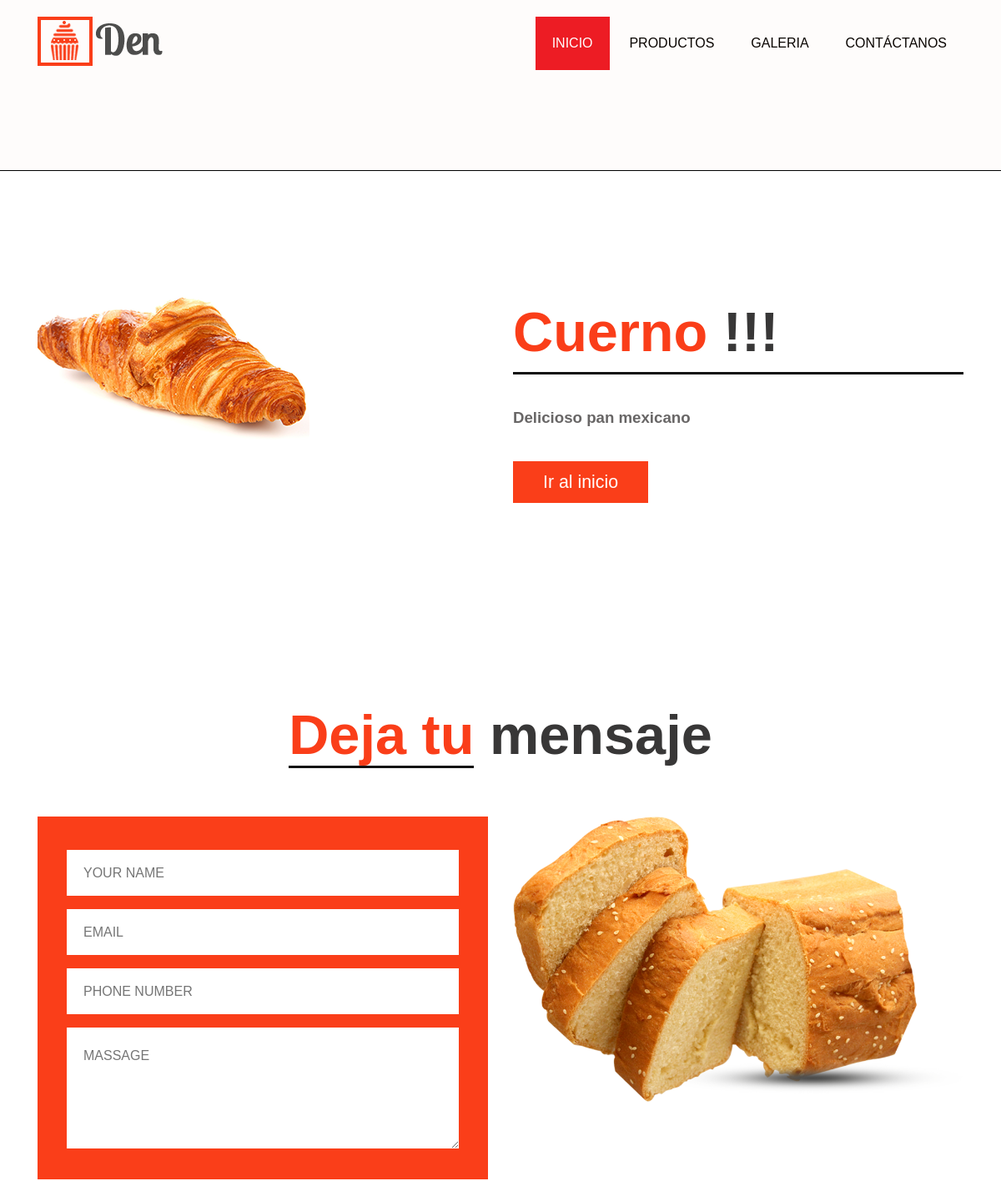
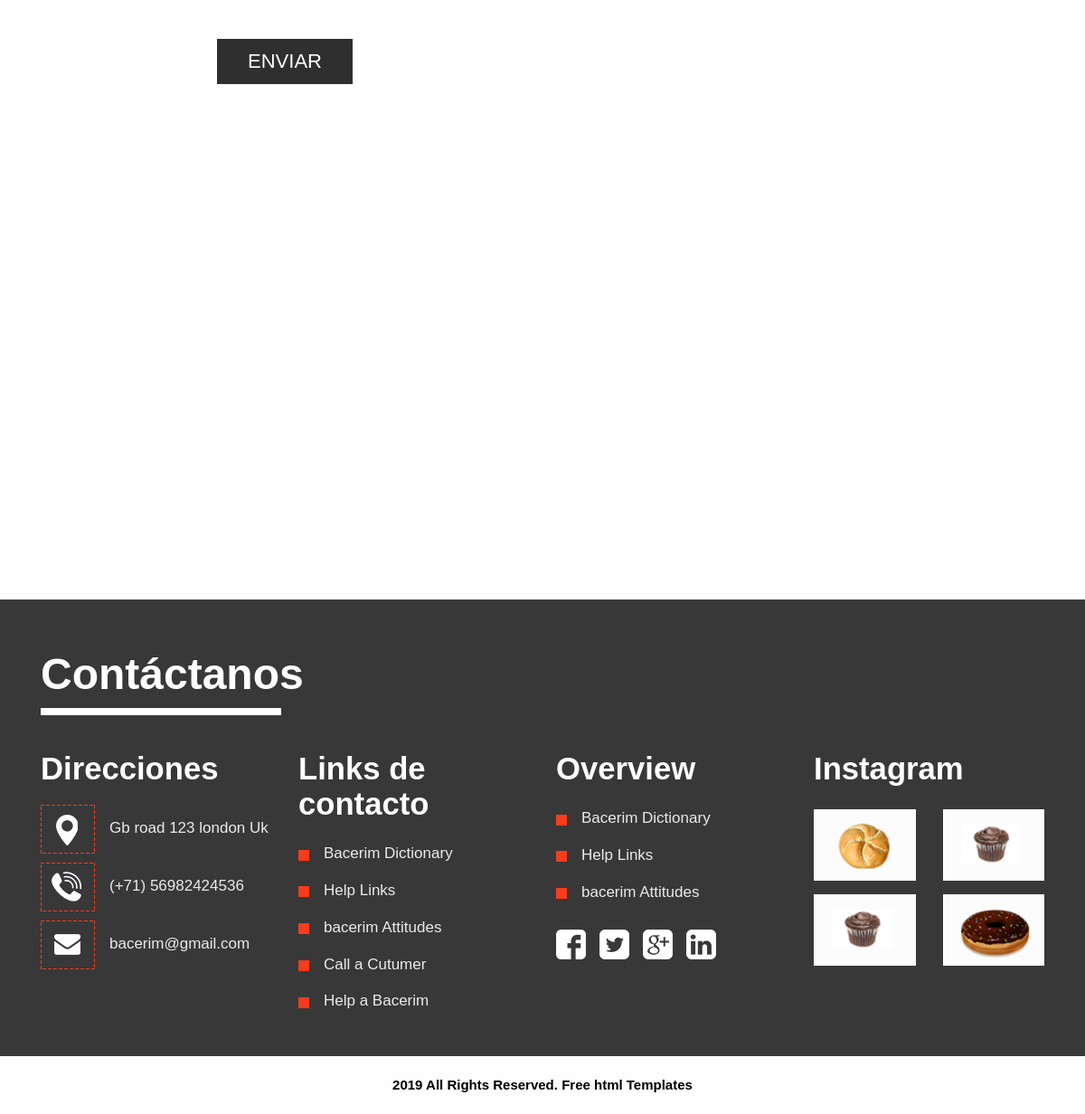
Screenshot of /andromeda/producto/1/ with the database file from the repository (2 pictures, top to bottom).
### andromeda/models.py (models this page shows, shortened)
class Producto(models.Model):
    nombre = models.CharField(max_length=100)
    descripcion = models.CharField(max_length=400)
    foto = models.ImageField(upload_to='andromeda/img_producto', blank=True, null=True)

### andromeda/views.py (the view)
# urls.py: path('producto/<int:producto_id>/', views.producto, name='producto')
def producto(request, producto_id):
    producto = get_object_or_404(Producto, pk = producto_id)
    return render(request, 'producto.html', {'producto': producto})

### andromeda/templates/producto.html
{% extends "layout.html" %}
{% block producto %}
<div id="about" class="layout_padding about_section">
    <div class="container">
        <div class="row">
            <div class="col-md-6">
                <div><img src="/media/{{producto.foto}}" style="max-width: 100%;"></div>
            </div>
            <div class="col-md-6">
                <h1 class="about_text"><strong>{{producto.nombre}} <span class="color">!!!</span></strong></h1>
                <p class="about_taital">{{producto.descripcion}}</p>
                <button class="read_more"><a href="/andromeda">Ir al inicio</a></button>
            </div>
        </div>
    </div>
</div>
{% endblock %}

### andromeda/static/css/style.css (style rules this page uses)
* { box-sizing: border-box !important; transition: ease all 0.5s; }
html { scroll-behavior: smooth; }
body { color: #666666; font-size: 14px; font-family: 'Josefin Sans', sans-serif;; line-height: 1.80857; font-weight: normal; overflow-x: hidden; }
a { color: #1f1f1f; text-decoration: none !important; outline: none !important; -webkit-transition: all .3s ease-in-out; -moz-transition: all .3s ease-in-out; -ms-transition: all .3s ease-in-out; -o-transition: all .3s ease-in-out; transition: all .3s ease-in-out; }
h1, h2, h3, h4, h5, h6 { letter-spacing: 0; font-weight: normal; position: relative; padding: 0 0 10px 0; font-weight: normal; line-height: normal; color: #111111; margin: 0 }
h1 { font-size: 48px }
*, *::after, *::before { -webkit-box-sizing: border-box; -moz-box-sizing: border-box; box-sizing: border-box; }
p { margin: 20px; font-weight: 600; font-size: 15px; line-height: 24px; color: #110f0a; }
a { color: #ffffff; text-decoration: none; outline: none !important; }
.layout_padding { padding-bottom: 0px; padding-top: 90px; }
.about_section { width: 100%; float: left; }
.about_text { width: 100%; float: left; color: #fa3e19; font-size: 50pt; border-bottom: 3px solid #111111; margin-top: 65px; }
.color { color: #383737; }
.about_taital { width: 100%; float: left; color: #686666; font-size: 14pt; margin-left: 0px; padding-top: 20px; }
.read_more { width: 30%; float: left; background-color: #fa3e19; height: 50px; font-size: 16pt; margin-top: 20px; border: 0px; color: #fff; }
.container { position: relative; }

### rows the page displays
Producto: foto (picture), nombre "Cuerno", descripcion "Delicioso pan mexicano"
